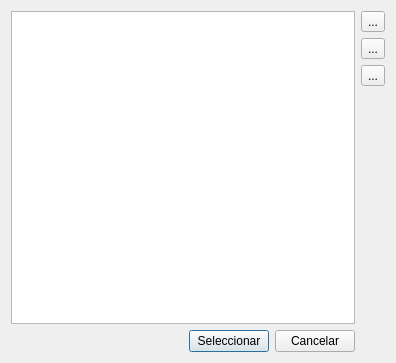
<?xml version="1.0" encoding="UTF-8"?>
<ui version="4.0">
 <class>SectoresGUI</class>
 <widget class="QDialog" name="SectoresGUI">
  <property name="geometry">
   <rect>
    <x>0</x>
    <y>0</y>
    <width>396</width>
    <height>363</height>
   </rect>
  </property>
  <property name="windowTitle">
   <string>Sectores o Dependencias</string>
  </property>
  <layout class="QGridLayout" name="gridLayout">
   <item row="0" column="0">
    <widget class="QTableView" name="tablaSectores"/>
   </item>
   <item row="0" column="1">
    <layout class="QVBoxLayout" name="verticalLayout">
     <item>
      <widget class="QToolButton" name="btmIngresar">
       <property name="text">
        <string>...</string>
       </property>
       <property name="icon">
        <iconset resource="../ContablesPrincipal.qrc">
         <normaloff>:/iconos/mas.png</normaloff>:/iconos/mas.png</iconset>
       </property>
      </widget>
     </item>
     <item>
      <widget class="QToolButton" name="btmEliminar">
       <property name="text">
        <string>...</string>
       </property>
       <property name="icon">
        <iconset resource="../ContablesPrincipal.qrc">
         <normaloff>:/iconos/menos.png</normaloff>:/iconos/menos.png</iconset>
       </property>
      </widget>
     </item>
     <item>
      <widget class="QToolButton" name="btmModificar">
       <property name="text">
        <string>...</string>
       </property>
       <property name="icon">
        <iconset resource="../ContablesPrincipal.qrc">
         <normaloff>:/iconos/default-applications-capplet.png</normaloff>:/iconos/default-applications-capplet.png</iconset>
       </property>
      </widget>
     </item>
     <item>
      <spacer name="verticalSpacer">
       <property name="orientation">
        <enum>Qt::Vertical</enum>
       </property>
       <property name="sizeHint" stdset="0">
        <size>
         <width>20</width>
         <height>40</height>
        </size>
       </property>
      </spacer>
     </item>
    </layout>
   </item>
   <item row="1" column="0">
    <layout class="QHBoxLayout" name="horizontalLayout">
     <item>
      <spacer name="horizontalSpacer">
       <property name="orientation">
        <enum>Qt::Horizontal</enum>
       </property>
       <property name="sizeHint" stdset="0">
        <size>
         <width>40</width>
         <height>20</height>
        </size>
       </property>
      </spacer>
     </item>
     <item>
      <widget class="QPushButton" name="btmSeleccionar">
       <property name="text">
        <string>Seleccionar</string>
       </property>
      </widget>
     </item>
     <item>
      <widget class="QPushButton" name="btmCancelar">
       <property name="text">
        <string>Cancelar</string>
       </property>
      </widget>
     </item>
    </layout>
   </item>
  </layout>
 </widget>
 <resources>
  <include location="../ContablesPrincipal.qrc"/>
 </resources>
 <connections/>
</ui>
